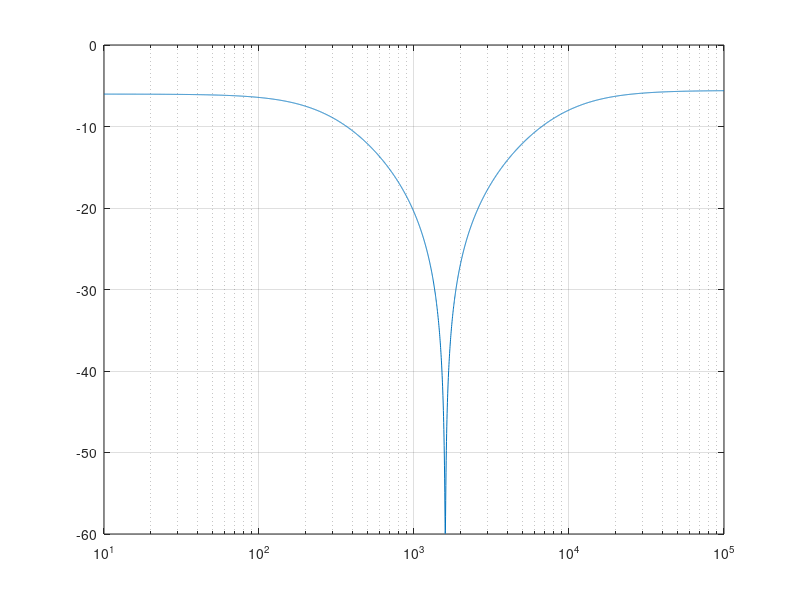

Write MATLAB code to recreate this figure.
clear all
R1 = 90; R2 = 10; R3 = 100
L = 100e-3; C = 1e-7
f = logspace(1,5,4000);
w = 2*pi*f;
H = R3./(R1+R3+1./(i*w*C + 1./(R2 + i*w*L)));
semilogx(f,20*log10(abs(H)));
grid on
